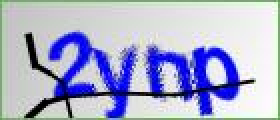
#> input picture poker/test.jpeg, 140 x 60 px (shown 2 times larger); its folder holds only this picture in this run
$ python -i captcha.py   (imports and definitions only)
#> lines starting #> are read from the running program, lines starting #| are printed output that depends on the picture
#-*- coding:utf8 -*-
from PIL import Image
import math
import time
import os
import hashlib
import base64
from io import BytesIO

class VectorCompare:
  #计算矢量大小
  def magnitude(self,concordance):
    total = 0
    for word,count in concordance.iteritems():
      total += count ** 2
    return math.sqrt(total)

  #计算矢量之间的 cos 值
  def relation(self,concordance1, concordance2):
    relevance = 0
    topvalue = 0
    for word, count in concordance1.iteritems():
      if concordance2.has_key(word):
        topvalue += count * concordance2[word]
    return topvalue / (self.magnitude(concordance1) * self.magnitude(concordance2))

def depoint(img):   #input: gray image
  pixdata = img.load()
  w,h = img.size
  for y in range(1,h-1):
    for x in range(1,w-1):
      count = 0
      if pixdata[x,y-1] > 245:
        count = count + 1
      if pixdata[x,y+1] > 245:
        count = count + 1
      if pixdata[x-1,y] > 245:
        count = count + 1
      if pixdata[x+1,y] > 245:
        count = count + 1
      if count > 3:
        pixdata[x,y] = 255
  return img

def buildvector(im):
  d1 = {}
  count = 0
  for i in im.getdata():
    d1[count] = i
    count += 1
  return d1

def crack(src):
  byte_data = base64.b64decode(src)
  image_data = BytesIO(byte_data)
  im = Image.open(image_data)
  for x in range(im.size[1]):
    for y in range(im.size[0]):
      pix = im.getpixel((y,x))
      if pix[0] <=50 and pix[1] <=50 and  pix[2] <=50:
        im.putpixel((y,x), (255, 255, 255))

  #(将图片转换为8位像素模式)
  im = im.convert("P")
  im2 = Image.new("P",im.size,255)
  his = im.histogram()
  values = {}

  for x in range(im.size[1]):
    for y in range(im.size[0]):
      pix = im.getpixel((y,x))
      if pix in [190, 154, 82, 118, 191, 197, 46]: # these are the numbers to get
        im2.putpixel((y,x),0)

  im2 = depoint(im2)

  inletter = False
  foundletter=False
  start = 0
  end = 0

  letters = []

  for y in range(im2.size[0]):
    for x in range(im2.size[1]):
      pix = im2.getpixel((y,x))
      if pix != 255:
        inletter = True
    if foundletter == False and inletter == True:
      foundletter = True
      start = y

    if foundletter == True and inletter == False:
      foundletter = False
      end = y
      letters.append((start,end))

    inletter=False
  v = VectorCompare()

  iconset = ['0','1','2','3','4','5','6','7','8','9','0','a','b','c','d','e','f','g','h','i','j','k','l','m','n','o','p','q','r','s','t','u','v','w','x','y','z']

  #加载训练集
  imageset = []
  for letter in iconset:
    for img in os.listdir(os.path.dirname(os.path.realpath(__file__)) + '/Cutting/%s/'%(letter)):
      temp = []
      if img != "Thumbs.db" and img != ".DS_Store":
        temp.append(buildvector(Image.open(os.path.dirname(os.path.realpath(__file__)) + '/Cutting/%s/%s'%(letter,img))))
      imageset.append({letter:temp})


  count = 0
  #对验证码图片进行切割
  validName = ''
  for letter in letters:
    m = hashlib.md5()
    im3 = im2.crop(( letter[0] , 0, letter[1],im2.size[1] ))

    guess = []

    #将切割得到的验证码小片段与每个训练片段进行比较
    for image in imageset:
      for x,y in image.iteritems():
        if len(y) != 0:
          guess.append( ( v.relation(y[0],buildvector(im3)),x) )

    guess.sort(reverse=True)
    validName += guess[0][1]
  return validName

>>> import cv2
>>> picture = cv2.imread('test.jpeg', cv2.IMREAD_GRAYSCALE)
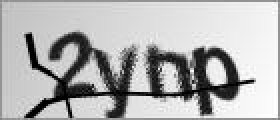
#> picture: shape (60, 140) (shown 2 times larger); min 0, max 255, mean 178.2
#> (the run stopped early here; a loop or call above may not have finished)
